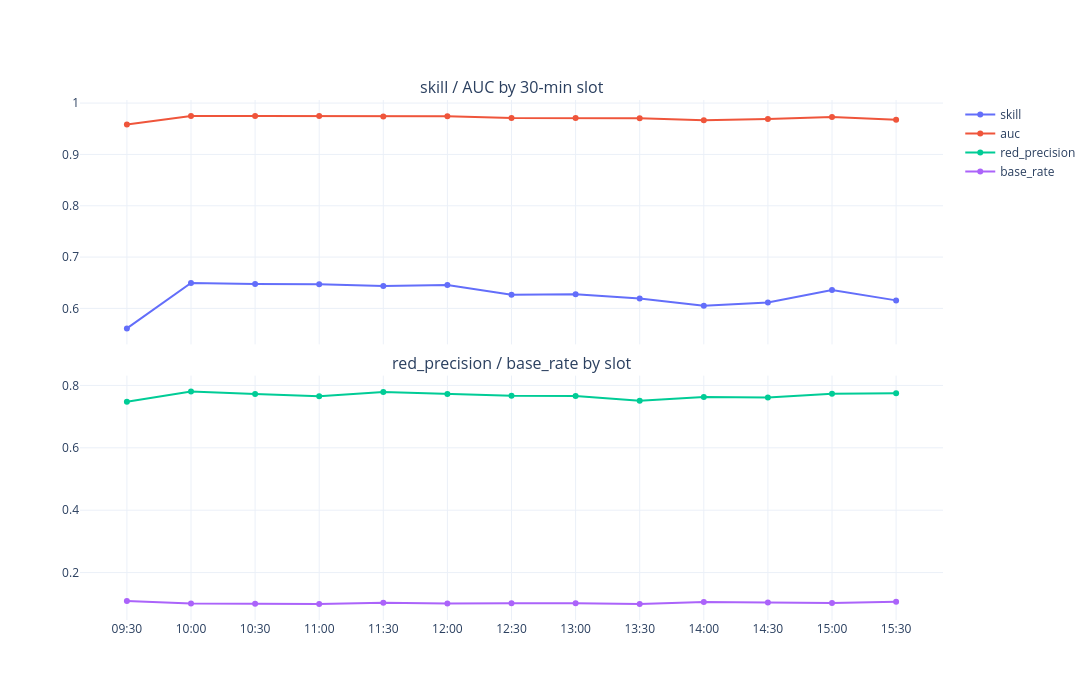

The code cell stored with this chart in its notebook:
### Code cell
"""
tod_skill.py -- does model skill hold across the trading day?
Slices the deployed model's holdout predictions by time-of-day and reports
discrimination + lamp performance per slot. Pure analysis of the existing
pred parquet; no model runs.

RULES
  T.1  Per-slot null is the SLOT's own base rate: skill_slot =
       1 - LL_slot(p_cal) / LL_slot(const_slot). This measures information
       beyond "what time is it", which is the honest per-slot question.
  T.2  RED/GREEN performance per slot uses the GLOBAL frozen thresholds
       (the lamp as deployed), so red_precision per slot answers: "when the
       lamp is RED at the time I trade, how often is it right THERE."
  T.3  Two resolutions: 30-min slots across the session, and FINE_BIN-minute
       slots over [FINE_FROM, FINE_TO) for the open/macro windows.
"""

import numpy as np
import pandas as pd
from sklearn.metrics import roc_auc_score

# ---------------------------------------------------------------- CONFIG
PRED_PATH = "data/stage-5/pred_lgbm5b_5c2raw_01-2025_6s.parquet"
GREEN_MAX = 0.0017
RED_MIN = 0.418
FINE_FROM = "09:45"          # fine-grain window (open + macro releases)
FINE_TO = "10:30"
FINE_BIN = 5                 # minutes
PLOT = True
# ----------------------------------------------------------------


def ll(y, p):
    p = np.clip(np.asarray(p, np.float64), 1e-12, 1 - 1e-12)
    return float(-np.mean(y * np.log(p) + (1 - y) * np.log(1 - p)))


def slot_metrics(g):
    y = g["is_target"].to_numpy(np.float64)
    p = g["p_cal"].to_numpy(np.float64)
    r = y.mean()
    m = {"n": int(len(g)), "targets": int(y.sum()), "base_rate": float(r)}
    m["skill"] = 1.0 - ll(y, p) / ll(y, np.full_like(y, r))               # T.1
    m["auc"] = float(roc_auc_score(y, p)) if 0 < y.sum() < len(y) else np.nan
    red = p >= RED_MIN                                                     # T.2
    m["red_frac"] = float(red.mean())
    m["red_precision"] = float(y[red].mean()) if red.any() else np.nan
    green = p < GREEN_MAX
    m["green_break"] = float(y[green].mean()) if green.any() else np.nan
    return m


def by_slot(pred, minutes):
    mod = pred["timestamp"].dt.hour * 60 + pred["timestamp"].dt.minute
    slot = (mod - 570) // minutes
    rows = []
    for s, g in pred.groupby(slot):
        m = slot_metrics(g)
        lo = 570 + s * minutes
        m["slot"] = f"{lo // 60:02d}:{lo % 60:02d}"
        rows.append(m)
    cols = ["slot", "n", "targets", "base_rate", "skill", "auc",
            "red_frac", "red_precision", "green_break"]
    return pd.DataFrame(rows)[cols]


def run():
    pred = pd.read_parquet(PRED_PATH)

    coarse = by_slot(pred, 30)
    print("---- 30-minute slots ----")
    print(coarse.to_string(index=False))

    lo = pd.Timestamp(FINE_FROM).time()
    hi = pd.Timestamp(FINE_TO).time()
    fine = by_slot(pred[(pred["timestamp"].dt.time >= lo)
                        & (pred["timestamp"].dt.time < hi)], FINE_BIN)
    print(f"---- {FINE_BIN}-minute slots, {FINE_FROM}-{FINE_TO} ----")
    print(fine.to_string(index=False))

    g = pred.assign(mod=pred["timestamp"].dt.hour * 60
                    + pred["timestamp"].dt.minute)
    worst = coarse.sort_values("skill").head(3)
    print("---- weakest 30-min slots ----")
    print(worst.to_string(index=False))

    if PLOT:
        import plotly.graph_objects as go
        from plotly.subplots import make_subplots
        fig = make_subplots(rows=2, cols=1, shared_xaxes=True,
                            vertical_spacing=0.06,
                            subplot_titles=["skill / AUC by 30-min slot",
                                            "red_precision / base_rate by slot"])
        fig.add_trace(go.Scatter(x=coarse["slot"], y=coarse["skill"],
                                 mode="lines+markers", name="skill"), row=1, col=1)
        fig.add_trace(go.Scatter(x=coarse["slot"], y=coarse["auc"],
                                 mode="lines+markers", name="auc"), row=1, col=1)
        fig.add_trace(go.Scatter(x=coarse["slot"], y=coarse["red_precision"],
                                 mode="lines+markers", name="red_precision"),
                      row=2, col=1)
        fig.add_trace(go.Scatter(x=coarse["slot"], y=coarse["base_rate"],
                                 mode="lines+markers", name="base_rate"),
                      row=2, col=1)
        fig.update_layout(height=700, width=1300, template="plotly_white",
                          hovermode="x unified")
        fig.show()

    return coarse, fine


# ---------------------------------------------------------------- usage
coarse, fine = run()

### Figure 1 — Plotly figure (JSON) as saved in the notebook; plotly's stock layout.template omitted (floating-point values rounded to 4 significant figures)
{"data": [{"mode": "lines+markers", "name": "skill", "type": "scatter", "x": ["09:30", "10:00", "10:30", "11:00", "11:30", "12:00", "12:30", "13:00", "13:30", "14:00", "14:30", "15:00", "15:30"], "xaxis": "x", "y": [0.561, 0.6495, 0.6474, 0.6472, 0.6435, 0.6456, 0.6267, 0.6277, 0.6194, 0.6053, 0.6116, 0.6357, 0.6157], "yaxis": "y"}, {"mode": "lines+markers", "name": "auc", "type": "scatter", "x": ["09:30", "10:00", "10:30", "11:00", "11:30", "12:00", "12:30", "13:00", "13:30", "14:00", "14:30", "15:00", "15:30"], "xaxis": "x", "y": [0.9583, 0.9749, 0.9749, 0.9749, 0.9739, 0.9743, 0.9711, 0.9711, 0.9705, 0.9666, 0.9689, 0.973, 0.9675], "yaxis": "y"}, {"mode": "lines+markers", "name": "red_precision", "type": "scatter", "x": ["09:30", "10:00", "10:30", "11:00", "11:30", "12:00", "12:30", "13:00", "13:30", "14:00", "14:30", "15:00", "15:30"], "xaxis": "x2", "y": [0.7475, 0.7803, 0.7724, 0.7653, 0.7791, 0.7724, 0.7671, 0.7662, 0.7511, 0.7628, 0.7614, 0.773, 0.7748], "yaxis": "y2"}, {"mode": "lines+markers", "name": "base_rate", "type": "scatter", "x": ["09:30", "10:00", "10:30", "11:00", "11:30", "12:00", "12:30", "13:00", "13:30", "14:00", "14:30", "15:00", "15:30"], "xaxis": "x2", "y": [0.1091, 0.1011, 0.09982, 0.09915, 0.1034, 0.1012, 0.1014, 0.102, 0.09961, 0.106, 0.104, 0.1023, 0.1061], "yaxis": "y2"}], "layout": {"annotations": [{"font": {"size": 16}, "showarrow": false, "text": "skill / AUC by 30-min slot", "x": 0.5, "xanchor": "center", "xref": "paper", "y": 1, "yanchor": "bottom", "yref": "paper"}, {"font": {"size": 16}, "showarrow": false, "text": "red_precision / base_rate by slot", "x": 0.5, "xanchor": "center", "xref": "paper", "y": 0.47, "yanchor": "bottom", "yref": "paper"}], "height": 700, "hovermode": "x unified", "width": 1300, "xaxis": {"anchor": "y", "domain": [0, 1], "matches": "x2", "showticklabels": false}, "xaxis2": {"anchor": "y2", "domain": [0, 1]}, "yaxis": {"anchor": "x", "domain": [0.53, 1]}, "yaxis2": {"anchor": "x2", "domain": [0, 0.47]}}}
